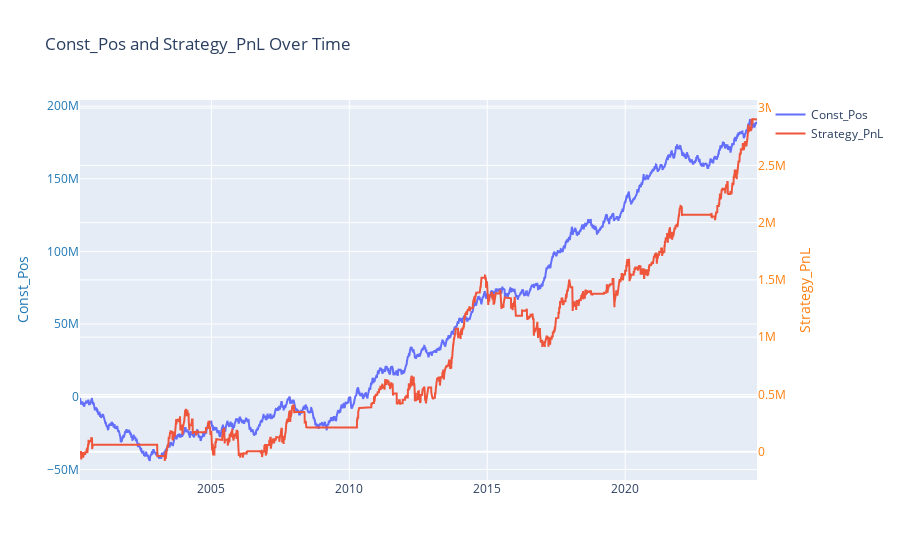

The cell this chart's notebook holds for it:
### Code cell
import plotly.graph_objects as go

fig = go.Figure()

# Add Const_Pos trace
fig.add_trace(go.Scatter(x=final_df.index, y=final_df['Const_Pos'], name='Const_Pos', yaxis='y1'))

# Add Strategy_PnL trace
fig.add_trace(go.Scatter(x=final_df.index, y=final_df['Strategy_PnL'], name='Strategy_PnL', yaxis='y2'))

# Create axis objects
fig.update_layout(
    yaxis=dict(
        title="Const_Pos",
        titlefont=dict(
            color="#1f77b4"
        ),
        tickfont=dict(
            color="#1f77b4"
        )
    ),
    yaxis2=dict(
        title="Strategy_PnL",
        titlefont=dict(
            color="#ff7f0e"
        ),
        tickfont=dict(
            color="#ff7f0e"
        ),
        anchor="x",
        overlaying="y",
        side="right"
    ),
    title="Const_Pos and Strategy_PnL Over Time"
)

fig.show()

### Figure 1 — Plotly figure (JSON) as saved in the notebook; plotly's stock layout.template omitted (floating-point values rounded to 4 significant figures; data arrays with more than 128 entries replaced by an {"elided": "..."} marker saying what was removed)
{"data": [{"name": "Const_Pos", "type": "scatter", "x": {"elided": "6243 str values"}, "y": {"elided": "6243 int values"}, "yaxis": "y"}, {"name": "Strategy_PnL", "type": "scatter", "x": {"elided": "6243 str values"}, "y": {"elided": "6243 float values"}, "yaxis": "y2"}], "layout": {"title": {"text": "Const_Pos and Strategy_PnL Over Time"}, "yaxis": {"tickfont": {"color": "#1f77b4"}, "title": {"font": {"color": "#1f77b4"}, "text": "Const_Pos"}}, "yaxis2": {"anchor": "x", "overlaying": "y", "side": "right", "tickfont": {"color": "#ff7f0e"}, "title": {"font": {"color": "#ff7f0e"}, "text": "Strategy_PnL"}}}}
